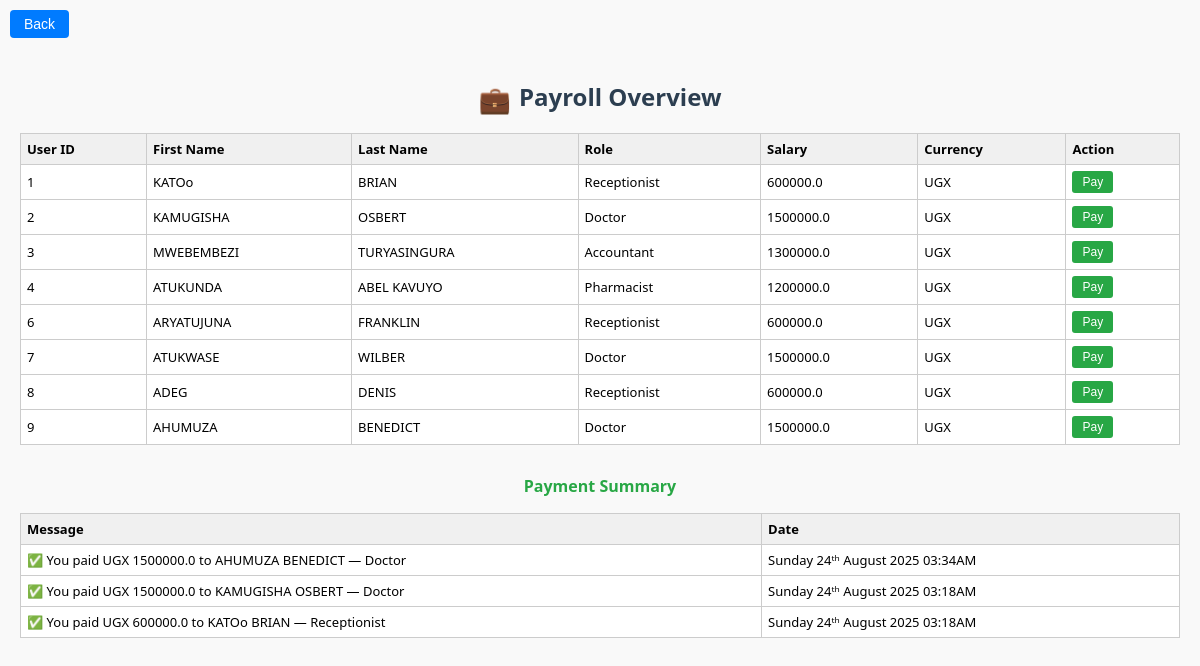
Page /accountant/payroll/view (signed in) on the committed database.
### tables this page shows
CREATE TABLE "users" (
    id INTEGER PRIMARY KEY AUTOINCREMENT,
    first_name TEXT NOT NULL,
    last_name TEXT NOT NULL,
    email TEXT NOT NULL UNIQUE,
    password TEXT NOT NULL,
    role_id INTEGER NOT NULL,
    profile_pic TEXT,
    FOREIGN KEY (role_id) REFERENCES roles(id)
);

CREATE TABLE roles (
    id INTEGER PRIMARY KEY AUTOINCREMENT,
    name TEXT NOT NULL UNIQUE
);

CREATE TABLE role_salaries (
                id INTEGER PRIMARY KEY AUTOINCREMENT,
                role_name TEXT NOT NULL UNIQUE,
                monthly_salary REAL NOT NULL,
                currency TEXT DEFAULT 'UGX',
                created_at TEXT DEFAULT (DATETIME('now'))
            );

CREATE TABLE payments (
                id INTEGER PRIMARY KEY AUTOINCREMENT,
                invoice_id INTEGER NOT NULL,
                amount_paid REAL NOT NULL,
                payment_method TEXT NOT NULL,
                payment_date TEXT DEFAULT (DATETIME('now')),
                received_by INTEGER NOT NULL,
                status TEXT DEFAULT 'confirmed', paid_user_id INTEGER REFERENCES users(id),
                FOREIGN KEY (invoice_id) REFERENCES invoices(id),
                FOREIGN KEY (received_by) REFERENCES users(id)
            );

### routes/accountant_routes.py (the view)
@accountant_bp.route('/payroll/view')
def view_payroll():
    role = session.get('role', '').upper()
    if 'user_id' not in session or role != 'ACCOUNTANT':
        flash('Access denied. Please log in as an accountant.', 'warning')
        return redirect(url_for('auth.role_login'))
    conn = get_db_connection()
    conn.row_factory = sqlite3.Row
    cursor = conn.cursor()
    cursor.execute("""
        SELECT
            users.id,
            users.first_name,
            users.last_name,
            roles.name AS role,
            role_salaries.monthly_salary,
            role_salaries.currency
        FROM users
        JOIN roles ON users.role_id = roles.id
        JOIN role_salaries ON roles.name = role_salaries.role_name
    """)
    payroll_data = cursor.fetchall()
    cursor.execute("""
        SELECT
            payments.payment_date,
            payments.amount_paid,
            users.first_name,
            users.last_name,
            roles.name AS role
        FROM payments
        JOIN users ON payments.paid_user_id = users.id
        JOIN roles ON users.role_id = roles.id
        ORDER BY payments.payment_date DESC
    """)
    raw_rows = cursor.fetchall()
    payment_summary = []
    for row in raw_rows:
        record = dict(row)
        try:
            parsed = datetime.strptime(record["payment_date"], "%Y-%m-%d %H:%M:%S")
            record["formatted_date"] = parsed.strftime("%A %dᵗʰ %B %Y %I:%M%p")
        except Exception:
            record["formatted_date"] = record["payment_date"]
        payment_summary.append(record)
    conn.close()
    formatted_time = datetime.now().strftime("%A %dᵗʰ %B %Y %I:%M%p")
    return render_template(
        "accountant/payroll_view.html",
        payroll=payroll_data,
        payments=payment_summary,
        now=formatted_time
    )

### utils/db.py (called while the page is built)
def get_db_connection():
    db_path = os.path.join(os.path.dirname(__file__), '..', 'hospital.db')
    db_path = os.path.abspath(db_path)  # ✅ Ensures full path
    conn = sqlite3.connect(db_path)
    conn.row_factory = sqlite3.Row     # ✅ Enables dict-like access to rows
    return conn

### templates/accountant/payroll_view.html (shortened to what this page needs)
<!DOCTYPE html>
<html>
<head>
</head>
<body>
    <button class="back-btn" onclick="history.back()">Back</button>
    <h2 class="page-title"><span class="icon">💼</span>Payroll Overview</h2>
    <table>
        <thead>
            <tr>
                <th>User ID</th>
                <th>First Name</th>
                <th>Last Name</th>
                <th>Role</th>
                <th>Salary</th>
                <th>Currency</th>
                <th>Action</th>
            </tr>
        </thead>
        <tbody>
            {% for user in payroll %}
            <tr>
                <td>{{ user[0] }}</td>
                <td>{{ user[1] }}</td>
                <td>{{ user[2] }}</td>
                <td>{{ user[3] }}</td>
                <td>{{ user[4] }}</td>
                <td>{{ user[5] }}</td>
                <td>
                    <form action="{{ url_for('accountant.pay_user') }}" method="POST">
                        <button type="submit" class="pay-btn">Pay</button>
                    </form>
                </td>
            </tr>
            {% endfor %}
        </tbody>
    </table>
    {% if payments %}
    <div class="summary">
        <h3>Payment Summary</h3>
        <table>
            <thead>
                <tr>
                    <th>Message</th>
                    <th>Date</th>
                </tr>
            </thead>
            <tbody>
                {% for payment in payments %}
                <tr>
                    <td>✅ You paid UGX {{ payment.amount_paid }} to {{ payment.first_name }} {{ payment.last_name }} — {{ payment.role }}</td>
                    <td>{{ payment.formatted_date }}</td>
                </tr>
                {% endfor %}
            </tbody>
        </table>
    </div>
    {% endif %}
</body>
</html>

### templates/accountant/payroll_view.html (style rules this page uses)
body { font-family: 'Segoe UI', Tahoma, Geneva, Verdana, sans-serif; padding: 20px; margin: 0; background-color: #f9f9f9; }
.back-btn { position: absolute; top: 10px; left: 10px; background-color: #007BFF; color: white; padding: 6px 14px; border: none; font-size: 14px; cursor: pointer; border-radius: 4px; z-index: 999; }
.page-title { text-align: center; font-size: 24px; color: #2c3e50; margin-top: 60px; margin-bottom: 10px; }
.page-title span.icon { font-size: 26px; margin-right: 8px; vertical-align: middle; }
table { width: 100%; border-collapse: collapse; margin-top: 16px; font-size: 13px; background-color: white; }
th, td { padding: 6px; border: 1px solid #ccc; text-align: left; }
th { background-color: #f0f0f0; }
.pay-btn { background-color: #28a745; color: white; padding: 4px 10px; font-size: 12px; border: none; cursor: pointer; border-radius: 3px; }
.summary { margin-top: 30px; }
.summary h3 { color: #28a745; font-size: 16px; text-align: center; }

### rows in the picture
users: id "1", first_name "KATOo", last_name "BRIAN", name "Receptionist", monthly_salary "600000.0", currency "UGX"
users: id "2", first_name "KAMUGISHA", last_name "OSBERT", name "Doctor", monthly_salary "1500000.0", currency "UGX"
users: id "3", first_name "MWEBEMBEZI", last_name "TURYASINGURA", name "Accountant", monthly_salary "1300000.0", currency "UGX"
users: id "4", first_name "ATUKUNDA", last_name "ABEL KAVUYO", name "Pharmacist", monthly_salary "1200000.0", currency "UGX"
users: id "6", first_name "ARYATUJUNA", last_name "FRANKLIN", name "Receptionist", monthly_salary "600000.0", currency "UGX"
users: id "7", first_name "ATUKWASE", last_name "WILBER", name "Doctor", monthly_salary "1500000.0", currency "UGX"
users: id "8", first_name "ADEG", last_name "DENIS", name "Receptionist", monthly_salary "600000.0", currency "UGX"
users: id "9", first_name "AHUMUZA", last_name "BENEDICT", name "Doctor", monthly_salary "1500000.0", currency "UGX"
payments: amount_paid "1500000.0", first_name "AHUMUZA", last_name "BENEDICT", role "Doctor", formatted_date "Sunday 24ᵗʰ August 2025 03:34AM"
payments: amount_paid "1500000.0", first_name "KAMUGISHA", last_name "OSBERT", role "Doctor", formatted_date "Sunday 24ᵗʰ August 2025 03:18AM"
payments: amount_paid "600000.0", first_name "KATOo", last_name "BRIAN", role "Receptionist", formatted_date "Sunday 24ᵗʰ August 2025 03:18AM"
